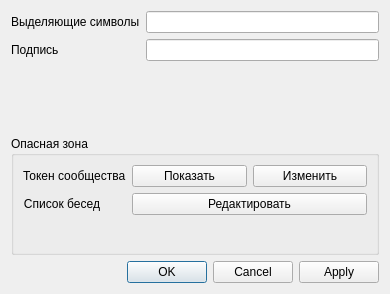
<?xml version="1.0" encoding="UTF-8"?>
<ui version="4.0">
 <class>Dialog</class>
 <widget class="QDialog" name="Dialog">
  <property name="geometry">
   <rect>
    <x>0</x>
    <y>0</y>
    <width>390</width>
    <height>294</height>
   </rect>
  </property>
  <property name="windowTitle">
   <string>Настройки</string>
  </property>
  <layout class="QGridLayout" name="gridLayout">
   <item row="2" column="0">
    <widget class="QDialogButtonBox" name="buttonBox">
     <property name="orientation">
      <enum>Qt::Horizontal</enum>
     </property>
     <property name="standardButtons">
      <set>QDialogButtonBox::Apply|QDialogButtonBox::Cancel|QDialogButtonBox::Ok</set>
     </property>
    </widget>
   </item>
   <item row="0" column="0">
    <layout class="QFormLayout" name="formLayout">
     <item row="0" column="0">
      <widget class="QLabel" name="label">
       <property name="text">
        <string>Выделяющие символы</string>
       </property>
      </widget>
     </item>
     <item row="0" column="1">
      <widget class="QLineEdit" name="lineEdit"/>
     </item>
     <item row="1" column="0">
      <widget class="QLabel" name="label_2">
       <property name="text">
        <string>Подпись</string>
       </property>
      </widget>
     </item>
     <item row="1" column="1">
      <widget class="QLineEdit" name="lineEdit_2"/>
     </item>
    </layout>
   </item>
   <item row="1" column="0">
    <widget class="QGroupBox" name="groupBox">
     <property name="title">
      <string>Опасная зона</string>
     </property>
     <layout class="QFormLayout" name="formLayout_2">
      <item row="0" column="0">
       <widget class="QLabel" name="label_3">
        <property name="text">
         <string>Токен сообщества</string>
        </property>
       </widget>
      </item>
      <item row="1" column="0">
       <widget class="QLabel" name="label_4">
        <property name="text">
         <string>Список бесед</string>
        </property>
        <property name="alignment">
         <set>Qt::AlignRight|Qt::AlignTrailing|Qt::AlignVCenter</set>
        </property>
       </widget>
      </item>
      <item row="0" column="1">
       <layout class="QGridLayout" name="gridLayout_2">
        <item row="0" column="0">
         <widget class="QPushButton" name="pushButton">
          <property name="text">
           <string>Показать</string>
          </property>
         </widget>
        </item>
        <item row="0" column="1">
         <widget class="QPushButton" name="pushButton_2">
          <property name="text">
           <string>Изменить</string>
          </property>
         </widget>
        </item>
       </layout>
      </item>
      <item row="1" column="1">
       <widget class="QPushButton" name="pushButton_3">
        <property name="text">
         <string>Редактировать</string>
        </property>
       </widget>
      </item>
     </layout>
    </widget>
   </item>
  </layout>
 </widget>
 <resources/>
 <connections>
  <connection>
   <sender>buttonBox</sender>
   <signal>accepted()</signal>
   <receiver>Dialog</receiver>
   <slot>accept()</slot>
   <hints>
    <hint type="sourcelabel">
     <x>248</x>
     <y>254</y>
    </hint>
    <hint type="destinationlabel">
     <x>157</x>
     <y>274</y>
    </hint>
   </hints>
  </connection>
  <connection>
   <sender>buttonBox</sender>
   <signal>rejected()</signal>
   <receiver>Dialog</receiver>
   <slot>reject()</slot>
   <hints>
    <hint type="sourcelabel">
     <x>316</x>
     <y>260</y>
    </hint>
    <hint type="destinationlabel">
     <x>286</x>
     <y>274</y>
    </hint>
   </hints>
  </connection>
 </connections>
</ui>
